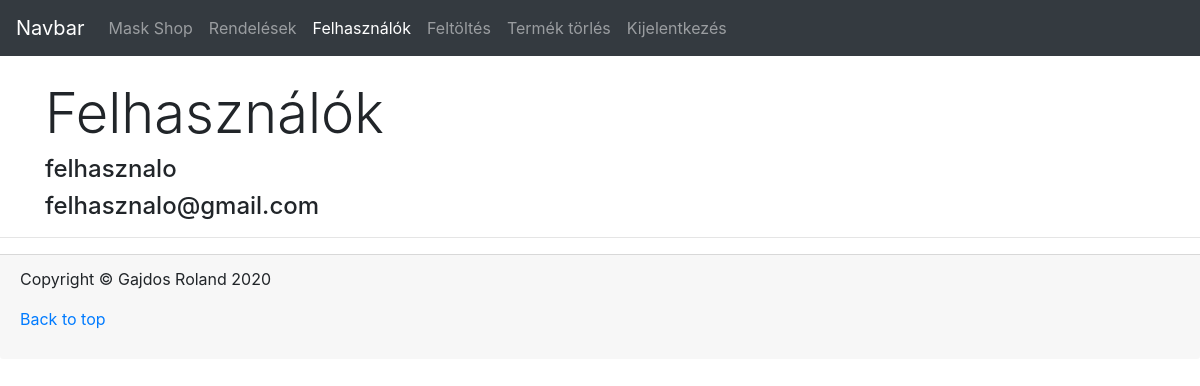
Page /webpage/users.php (signed in) on the earlier database version.
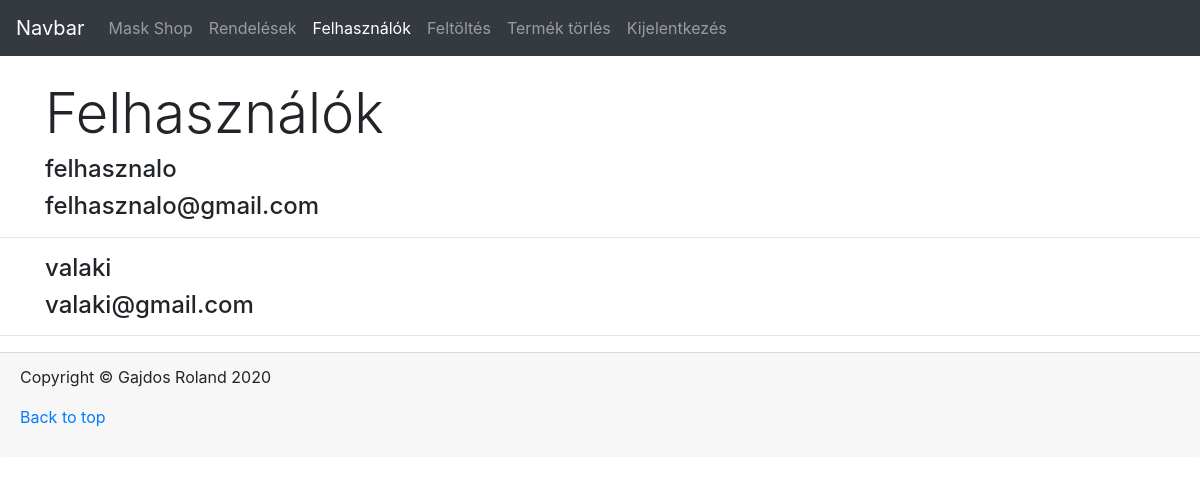
Same page on the later database version.
### tables this page shows
CREATE TABLE IF NOT EXISTS `users` (
  `user_id` int(11) NOT NULL AUTO_INCREMENT,
  `username` varchar(55) NOT NULL,
  `password` varchar(32) NOT NULL,
  `email` varchar(55) NOT NULL,
  PRIMARY KEY (`user_id`)
);

### webpage/users.php (the view, shortened to what this page needs)
<!doctype html>
<html lang="en">
<head>
    <link href="../assets/dist/css/bootstrap.css" rel="stylesheet">
    <link href="starter-template.css" rel="stylesheet">
</head>
<body>
<nav class="navbar navbar-expand-md navbar-dark bg-dark fixed-top">
    <a class="navbar-brand" href="#">Navbar</a>
    <div class="collapse navbar-collapse" id="navbarsExampleDefault">
        <ul class="navbar-nav mr-auto">
            <li class="nav-item">
                <a class="nav-link" href="index3.php">Mask Shop</a>
            </li>
            <li class="nav-item">
                <a class="nav-link" href="orders.php">Rendelések</a>
            </li>
            <li class="nav-item active">
                <a class="nav-link" href="users.php">Felhasználók</a>
            </li>
            <li class="nav-item">
                <a class="nav-link" href="insert.php">Feltöltés</a>
            </li>
            <li class="nav-item">
                <a class="nav-link" href="delete.php">Termék törlés</a>
            </li>
            <li class="nav-item">
                <a class="nav-link" href="adminlogout.php">Kijelentkezés</a>
            </li>
        </ul>
    </div>
</nav>
<div class="container">
    <h1 class="display-4">Felhasználók</h1>
</div>
<?php
include("db_config.php");
$sql = "SELECT * FROM users ";
$result = mysqli_query($connection, $sql) or die(mysqli_error($connection));
if (mysqli_num_rows($result)>0)
{
    while ($record = mysqli_fetch_array($result)) {
        echo"
              <div class=\"container\"><h4>$record[username]</h4></div>
			  <div class=\"container\"><h4>$record[email]</h4></div>
			  <hr>
			  </div>";
    }
}
?>
<footer class="card-footer">
    <p>Copyright &copy Gajdos Roland 2020</p>
    <p>
        <a href="#">Back to top</a>
    </p>
</footer>
</body>
</html>

Differences in the rows shown:
added users: username "valaki", email "valaki@gmail.com"
